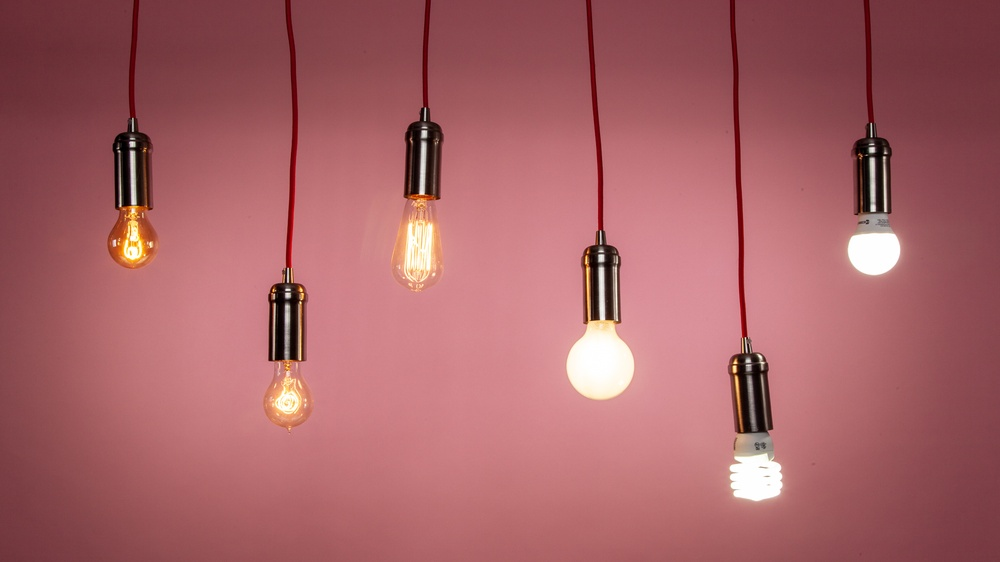
#> input picture images/image_01.jpg, 1000 x 562 px, shrunk from 2048 x 1152 before the run
$ python detect_bright_spots.py --image images/image_01.jpg
#> lines starting #> are read from the running program, lines starting #| are printed output that depends on the picture; after the words box and inside, x2 and y2 are one past the last pixel; in counts of white or black regions, pixels touching at a corner belong together
#python detect_bright_spots.py --image images/lights_01.png
# import the necessary packages
from imutils import contours
from skimage import measure
import numpy as np
import argparse
import imutils
import cv2
# construct the argument parse and parse the arguments
ap = argparse.ArgumentParser()
ap.add_argument("-i", "--image", required=True, help="path to the image file")
args = vars(ap.parse_args())
# load the image, convert it to grayscale, and blur it
image = cv2.imread(args["image"])
#> image is the input picture: shape (562, 1000, 3); mean B, G, R 103.1, 99.2, 167.5
gray = cv2.cvtColor(image, cv2.COLOR_BGR2GRAY)
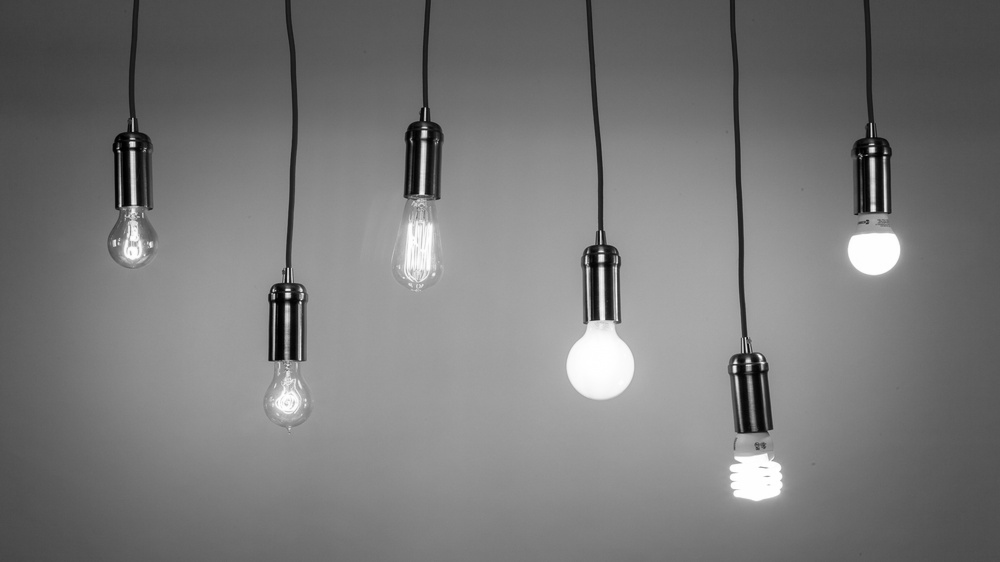
#> gray: shape (562, 1000); min 0, max 255, mean 120.1
blurred = cv2.GaussianBlur(gray, (11, 11), 0)
# threshold the image to reveal light regions in the
# blurred image
thresh = cv2.threshold(blurred, 200, 255, cv2.THRESH_BINARY)[1]
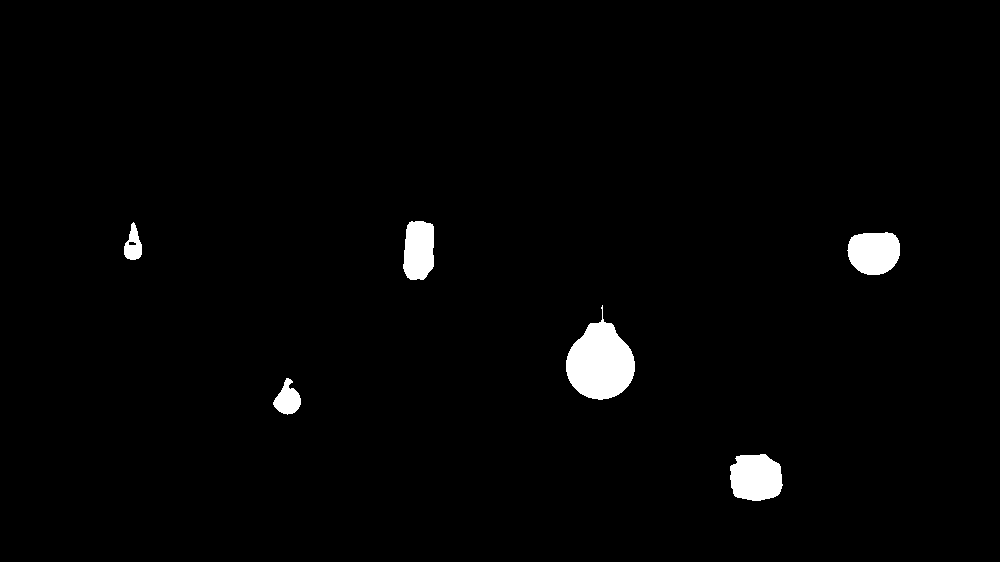
#> thresh: shape (562, 1000); 1.9% white; 6 white regions, box (x1, y1, x2, y2) and area: (566, 305, 635, 400) 3997, (730, 454, 783, 501) 2059, (847, 232, 900, 275) 1856, (403, 221, 434, 280) 1584, (273, 378, 301, 415) 616, (124, 222, 142, 260) 420
# perform a series of erosions and dilations to remove
# any small blobs of noise from the thresholded image
thresh = cv2.erode(thresh, None, iterations=2)
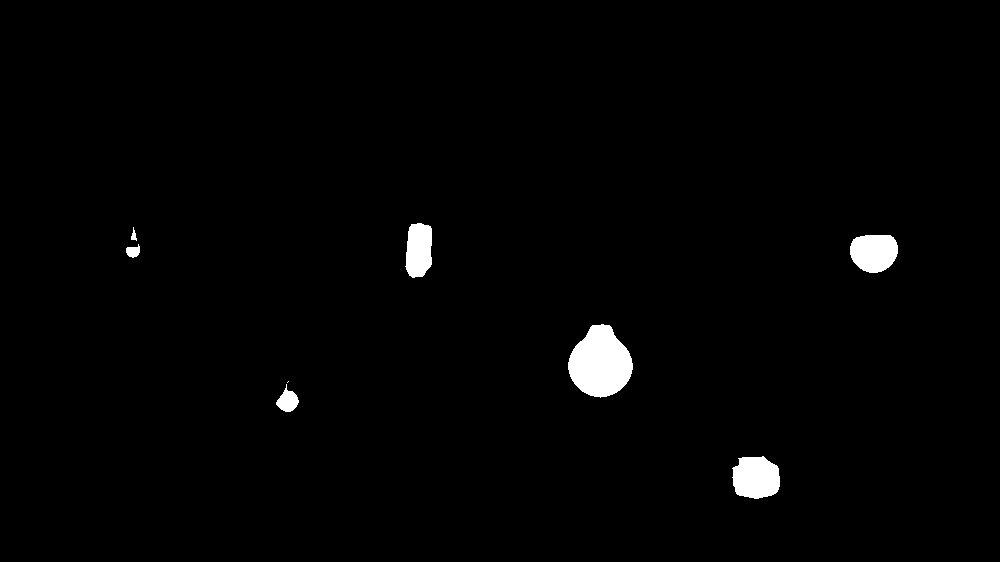
#> thresh: shape (562, 1000); 1.5% white; 8 white regions (1 under 20 px), largest, box (x1, y1, x2, y2) and area: (568, 324, 633, 398) 3401, (732, 456, 780, 499) 1668, (850, 235, 898, 273) 1492
thresh = cv2.dilate(thresh, None, iterations=4)
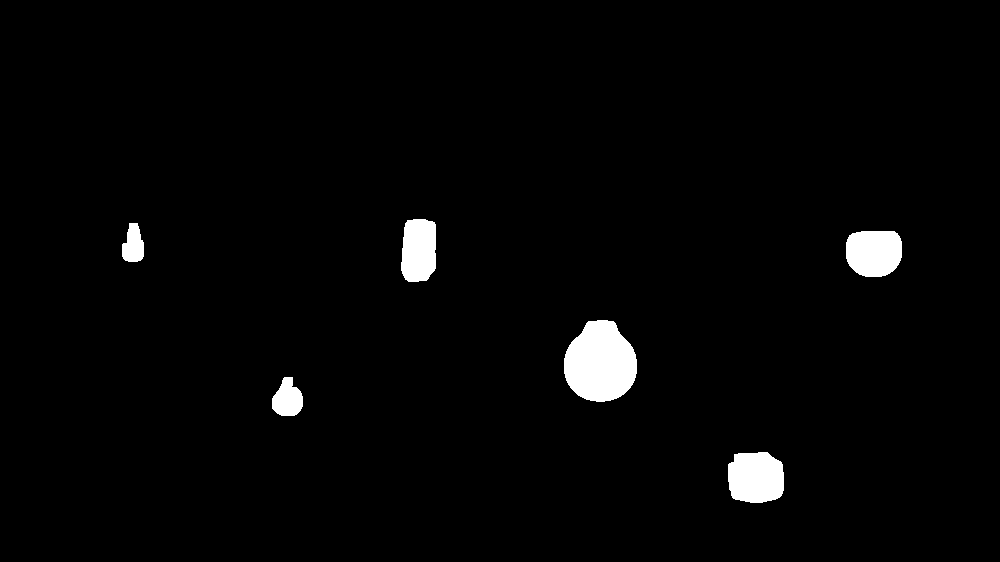
#> thresh: shape (562, 1000); 2.3% white; 6 white regions, box (x1, y1, x2, y2) and area: (564, 320, 637, 402) 4577, (728, 452, 784, 503) 2474, (846, 231, 902, 277) 2244, (401, 219, 436, 282) 1958, (272, 377, 303, 416) 872, (122, 223, 144, 262) 643
# perform a connected component analysis on the thresholded
# image, then initialize a mask to store only the "large"
# components
labels = measure.label(thresh, neighbors=8, background=0)
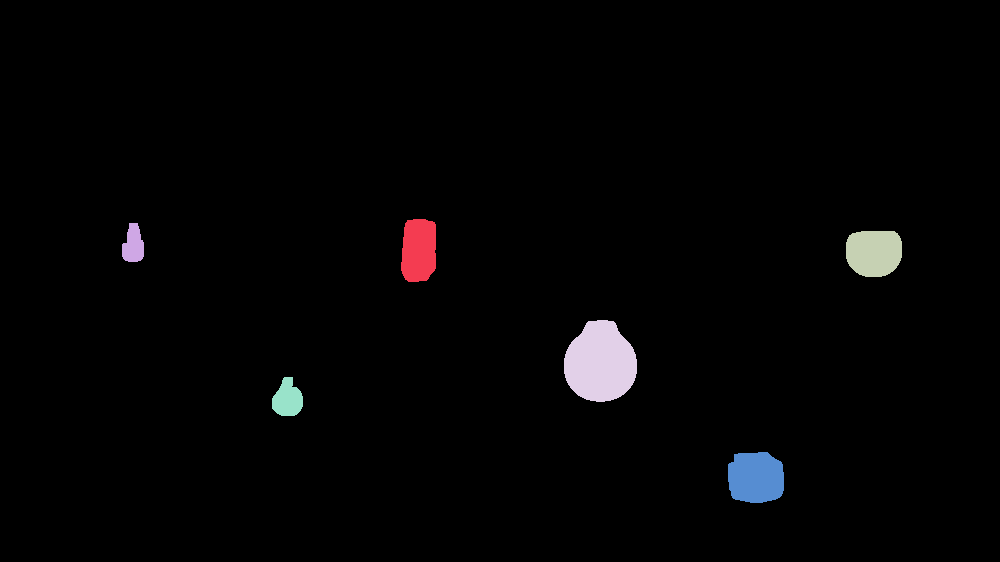
#> labels: shape (562, 1000) int64; 7 distinct labels, from 0 to 6; one colour per label, 0 black
mask = np.zeros(thresh.shape, dtype="uint8")
# loop over the unique components
for label in np.unique(labels):
	# if this is the background label, ignore it
	if label == 0:
		continue
	# otherwise, construct the label mask and count the
	# number of pixels
	labelMask = np.zeros(thresh.shape, dtype="uint8")
	labelMask[labels == label] = 255
	numPixels = cv2.countNonZero(labelMask)
	# if the number of pixels in the component is sufficiently
	# large, then add it to our mask of "large blobs"
	if numPixels > 300:
		mask = cv2.add(mask, labelMask)
#> this loop made 7 passes
#> numPixels on passes 2 to 7: 1958, 643, 2244, 4577, 872, 2474
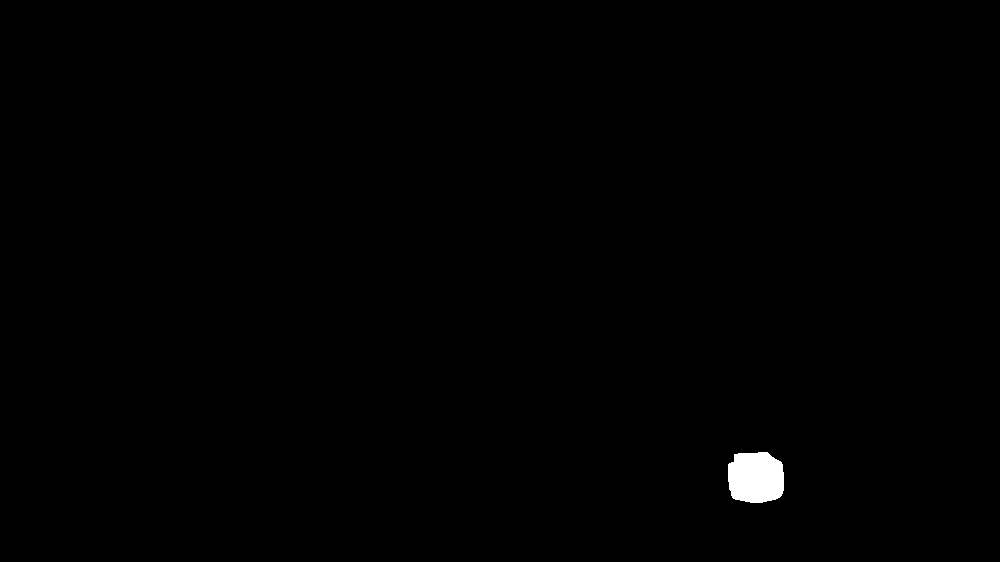
#> labelMask: shape (562, 1000); 0.44% white; 1 white region
# find the contours in the mask, then sort them from left to
# right
cnts = cv2.findContours(mask.copy(), cv2.RETR_EXTERNAL, cv2.CHAIN_APPROX_SIMPLE)
#> cnts = 6 contours; box (x1, y1, x2, y2) and area: (564, 320, 637, 402) 4467, (728, 452, 784, 503) 2386, (846, 231, 902, 277) 2164, (401, 219, 436, 282) 1874, (272, 377, 303, 416) 819, (122, 223, 144, 262) 592
cnts = imutils.grab_contours(cnts)
cnts = contours.sort_contours(cnts)[0]
# loop over the contours
for (i, c) in enumerate(cnts):
    # draw the bright spot on the image
    (x, y, w, h) = cv2.boundingRect(c)
    ((cX, cY), radius) = cv2.minEnclosingCircle(c)
    cv2.circle(image, (int(cX), int(cY)), int(radius),(0, 0, 255), 3)
    cv2.putText(image, "#{}".format(i + 1), (x, y - 15),cv2.FONT_HERSHEY_TRIPLEX, 0.45, (0, 0, 255), 2)
#> this loop made 6 passes
#> (x, y, w, h, cX, cY, radius) on passes 1 to 6: (122, 223, 22, 39, 132.5, 242, 19.53), (272, 377, 31, 39, 287.5, 396.3, 19.81), (401, 219, 35, 63, 418.3, 250.3, 32.37), (564, 320, 73, 82, 599.7, 360.1, 41.27), (728, 452, 56, 51, 755.7, 476.6, 31.3), (846, 231, 56, 46, 873.7, 250, 28.91)
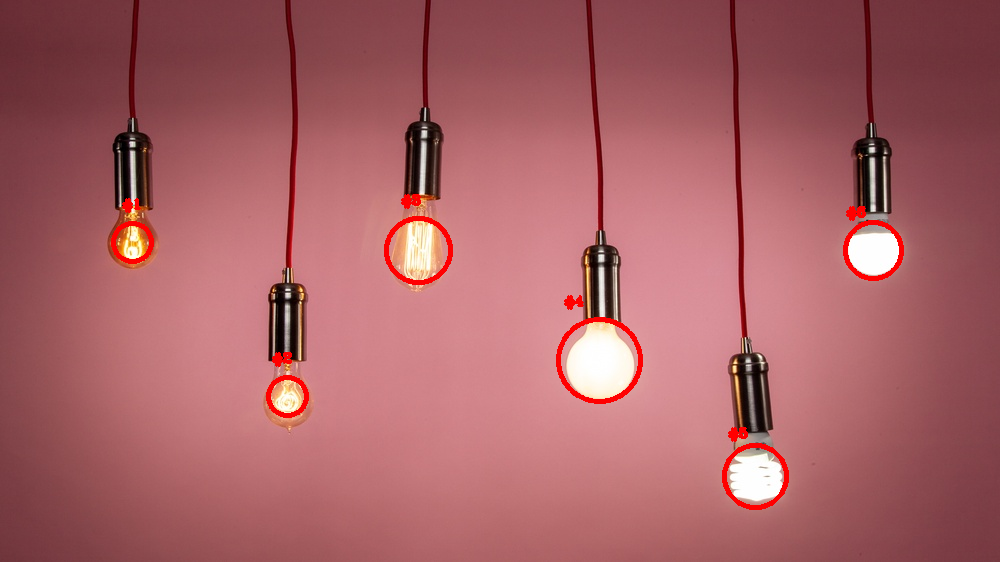
#> image: shape (562, 1000, 3); 1.15% of pixels changed, all inside (x1, y1, x2, y2) = (111, 194, 904, 510)
# show the output image
cv2.imshow("Image", image)
cv2.waitKey(0)

$ run again, on images/image_04.jpg
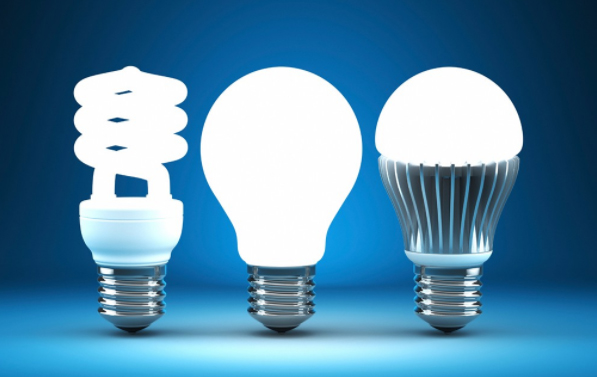
#> input picture images/image_04.jpg, 597 x 377 px
#> image is the input picture: shape (377, 597, 3); mean B, G, R 169.7, 138.1, 85.7
#> labels: shape (377, 597) int64; 6 distinct labels, from 0 to 5
#> the loop `for label in np.unique(labels):` made 6 passes
#> numPixels on passes 2 to 6: 18063, 25347, 12462, 369, 6297
#> after the loop `for label in np.unique(labels):`:
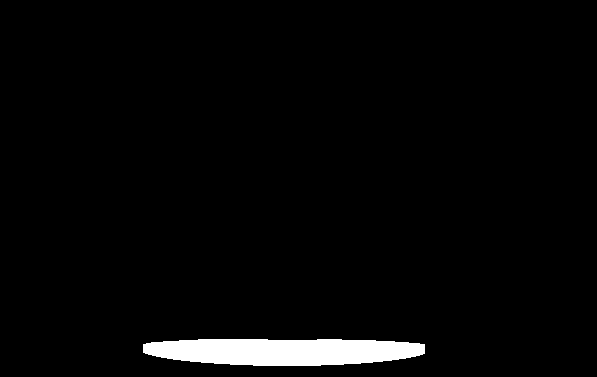
#> labelMask: shape (377, 597); 2.8% white; 1 white region
#> cnts = 5 contours; box (x1, y1, x2, y2) and area: (200, 66, 363, 268) 25077, (74, 66, 188, 266) 18300, (374, 66, 524, 168) 12266, (143, 339, 425, 366) 6006, (466, 244, 490, 262) 333
#> the loop `for (i, c) in enumerate(cnts):` made 5 passes
#> (x, y, w, h, cX, cY, radius) on passes 1 to 5: (74, 66, 114, 200, 130.2, 167.8, 102), (143, 339, 282, 27, 283.5, 348.5, 140.6), (200, 66, 163, 202, 281, 168.1, 102.7), (374, 66, 150, 102, 448.4, 138.5, 74.79), (466, 244, 24, 18, 477, 253, 13.6)
#> after the loop `for (i, c) in enumerate(cnts):`:
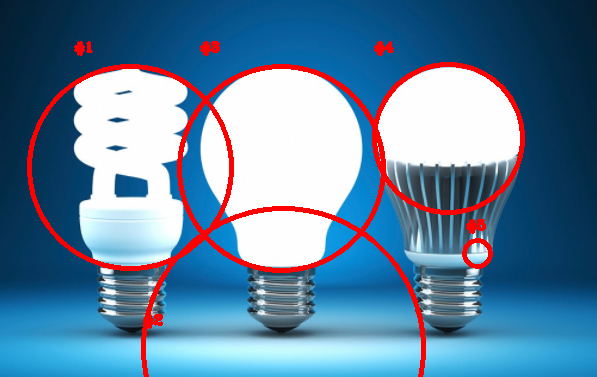
#> image: shape (377, 597, 3); 5.35% of pixels changed, all inside (x1, y1, x2, y2) = (27, 41, 525, 377)

$ run again, on images/image_05.jpg
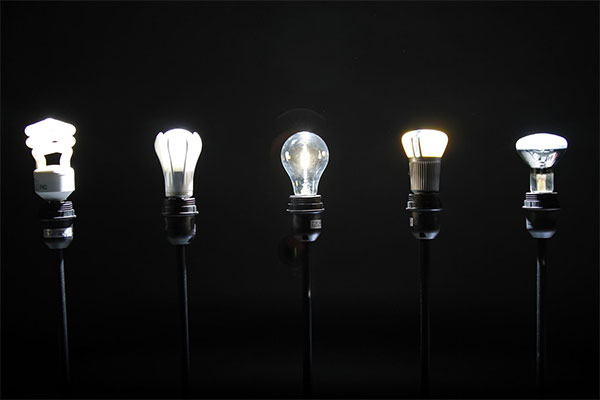
#> input picture images/image_05.jpg, 600 x 400 px
#> image is the input picture: shape (400, 600, 3); mean B, G, R 22.7, 22.7, 22.7
#> labels: shape (400, 600) int64; 9 distinct labels, from 0 to 8
#> the loop `for label in np.unique(labels):` made 9 passes
#> numPixels on passes 2 to 9: 2466, 1822, 1243, 775, 805, 191, 188, 108
#> cnts = 5 contours; box (x1, y1, x2, y2) and area: (26, 118, 75, 194) 2336, (155, 128, 202, 176) 1746, (401, 128, 448, 158) 1180, (517, 133, 567, 152) 746, (296, 131, 315, 178) 718
#> the loop `for (i, c) in enumerate(cnts):` made 5 passes
#> (x, y, w, h, cX, cY, radius) on passes 1 to 5: (26, 118, 49, 76, 50.72, 157.7, 40.38), (155, 128, 47, 48, 178, 151.4, 27.44), (296, 131, 19, 47, 304.5, 154, 23.44), (401, 128, 47, 30, 424.3, 140.8, 23.75), (517, 133, 50, 19, 541.5, 144, 25.01)
#> after the loop `for (i, c) in enumerate(cnts):`:
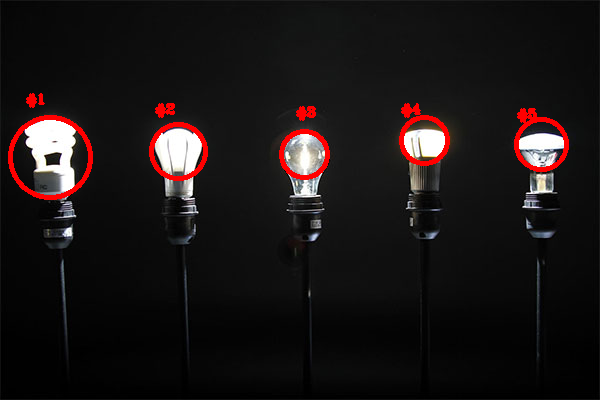
#> image: shape (400, 600, 3); 2.21% of pixels changed, all inside (x1, y1, x2, y2) = (8, 93, 569, 200)
